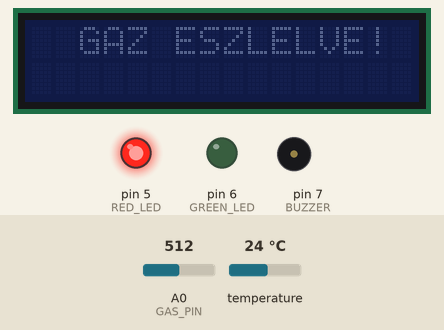
Recording of a sketch running on a simulated Arduino Uno, built with avr-gcc and run on an emulated ATmega328P. On the bench: 16×2 character LCD, output pins drawn as LEDs (lit = HIGH), buzzer (waves = sounding, pin HIGH). Inputs (shaded band) come from the test bench; at power-on: A0 (GAS_PIN) = 512, temperature 24 °C.

Above: at 1.2 s.
1.3 s: A0 (GAS_PIN) set to 414
4.6 s: A0 (GAS_PIN) set to 392
At 5.6 s:
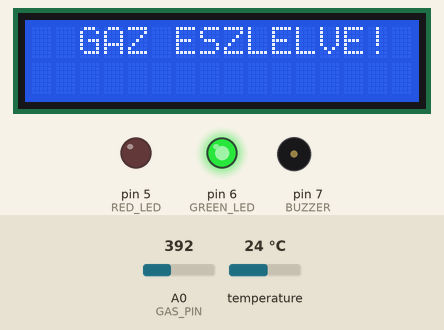
At 6.8 s:
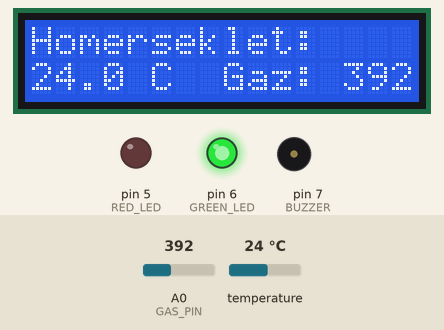
7.3 s: A0 (GAS_PIN) set to 410
At 7.78 s:
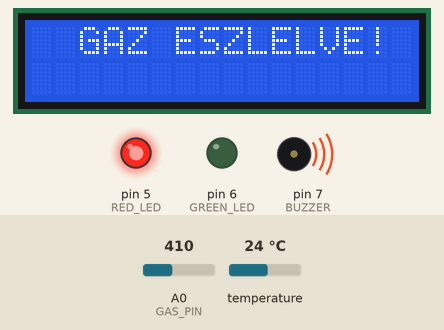
Timing chart, 0 to 16.3 s (numbered marks = the images above; inputs shaded):
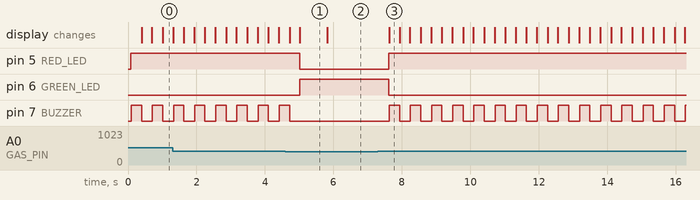

The sketch:

firmware.ino
```cpp
#include <Wire.h>
#include <LiquidCrystal_I2C.h>
#include <OneWire.h>
#include <DallasTemperature.h>

// --- PIN DEFINITIONS ---
#define ONE_WIRE_BUS 2    // DS18B20 temperature sensor data pin (D2)
#define GAS_PIN A0        // MQ gas sensor analog output (A0)
#define RED_LED 5         // RGB LED red pin (D5)
#define GREEN_LED 6       // RGB LED green pin (D6)
#define BUZZER 7          // Buzzer (D7)

// --- SETTINGS ---
#define GAS_THRESHOLD 400 // Gas alarm threshold (between 0-1023, fine-tune as needed)

OneWire oneWire(ONE_WIRE_BUS);
DallasTemperature sensors(&oneWire);
LiquidCrystal_I2C lcd(0x27, 16, 2); // I2C LCD address (if nothing displays, try 0x3F)

void setup() {
  // Set pins as input or output
  pinMode(RED_LED, OUTPUT);
  pinMode(GREEN_LED, OUTPUT);
  pinMode(BUZZER, OUTPUT);
  pinMode(GAS_PIN, INPUT);

  // Initialize communication
  sensors.begin();
  lcd.init();
  lcd.backlight();
}

void loop() {
  int gasVal = analogRead(GAS_PIN);

  if (gasVal > GAS_THRESHOLD) {
    // ==========================================
    // --- GAS DETECTED EMERGENCY ---
    // ==========================================

    // 1. LED: Red on, green off
    digitalWrite(GREEN_LED, LOW);
    digitalWrite(RED_LED, HIGH);

    // 2. LCD: Flash warning message
    lcd.clear();
    lcd.setCursor(2, 0);
    lcd.print("GAZ ESZLELVE!");

    // 3. Buzzer: Sound ON
    digitalWrite(BUZZER, HIGH);
    delay(300);

    // Flashing: backlight off, buzzer off
    lcd.noBacklight();
    digitalWrite(BUZZER, LOW);
    delay(300);
    lcd.backlight();

  } else {
    // ==========================================
    // --- NORMAL OPERATION ---
    // ==========================================

    // 1. LED: Green on, red off
    digitalWrite(RED_LED, LOW);
    digitalWrite(GREEN_LED, HIGH);

    // 2. Buzzer: Ensure off
    digitalWrite(BUZZER, LOW);

    // 3. Request temperature
    sensors.requestTemperatures();
    float tempC = sensors.getTempCByIndex(0);

    // 4. Normal LCD display mode
    lcd.setCursor(0, 0);
    lcd.print("Homerseklet:    "); // Spaces to clear trailing characters
    lcd.setCursor(0, 1);
    lcd.print(tempC, 1);
    lcd.print(" C  Gaz: ");
    lcd.print(gasVal);
    lcd.print("   ");

    delay(500); // Small delay between updates
  }
}
```

Measured:
- the behaviour switches between 401 and 400 on A0 (GAS_PIN) (found by bisection; images 0 and 1)
- after the input at 4.6 s, pin 5 (RED_LED): HIGH → LOW after 0.42 s; pin 6 (GREEN_LED): LOW → HIGH after 0.42 s; pin 7 (BUZZER): goes on until 4.7 s, then stays LOW
- after the input at 7.3 s, pin 5 (RED_LED): LOW → HIGH after 0.32 s; pin 6 (GREEN_LED): HIGH → LOW after 0.32 s; pin 7 (BUZZER): alternates HIGH for 0.30 s and LOW for 0.32 s, starting after 0.33 s; the display: changes after 0.33 s (image 3)
- by itself, pin 7 (BUZZER): alternates HIGH for 0.30 s and LOW for 0.32 s
- what the display in image 1 shows lasts 0.8 s, from 5.0 s to 5.8 s
